Frame 1 (no input): blank canvas, image omitted
Frame 60 (the mouse pressed at the canvas centre just before this capture): blank canvas, image omitted
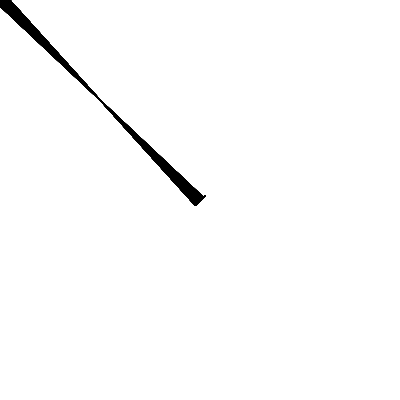
Frame 120 (the mouse held since frame 60 and released just before this capture)

The Processing sketch whose frames 1 and 60 were blank and that drew this single picture after the mouse press (run headless with seeded random() and noise(); from frame 60 on, the mouse is pressed at the canvas centre):

// Processing sketch: CreateBrushStrokes
// ── CreateBrushStrokes.pde
//pixels[y*width+x]
PVector v1;
int PenPrevX,PenPrevY;
void setup()
{
  background(255);
  size(400,400);
    frameRate(200);
    strokeWeight(5);

}
void draw()
{  
    //v1=new PVector()
    if(mousePressed){
        //brush(pmouseX,pmouseY,mouseX,mouseY);
        strokeWeight(1);
        smooth();
      for(int i=0;i<60;i++){
      line(pmouseX+5,pmouseY-5,mouseX-5,mouseY+5);
      line(pmouseX+4,pmouseY-4,mouseX-4,mouseY+4);
      line(pmouseX+3,pmouseY-3,mouseX-3,mouseY+3);
      line(pmouseX+2,pmouseY-2,mouseX-2,mouseY+2);
      line(pmouseX+1,pmouseY-1,mouseX-1,mouseY+1);
      line(pmouseX,pmouseY,mouseX,mouseY);
      line(pmouseX-1,pmouseY+1,mouseX+1,mouseY-1);
      line(pmouseX-2,pmouseY+2,mouseX+2,mouseY-2);
      line(pmouseX-3,pmouseY+3,mouseX+3,mouseY-3);
      line(pmouseX+4,pmouseY-4,mouseX-4,mouseY+4);
      line(pmouseX+5,pmouseY-5,mouseX-5,mouseY+5);
      //brush(pmouseX,pmouseY,PenPrevX,PenPrevY);
      }
    }
     //PenPrevX = mouseX;
  //PenPrevY = mouseY;
 
}

void mouseDragged(){

    //brush(pmouseX,pmouseY,mouseX,mouseY);
        //line(mouseX+5,mouseY-5,mouseX-5,mouseY+5);
      
  
}

void brush(int x1,int y1,int x2,int y2)
{
  strokeWeight(1);
    line(x1+5,y1-5,x1-5,y1+5);
    line(x2+5,y2-5,x2-5,y2+5);
}
